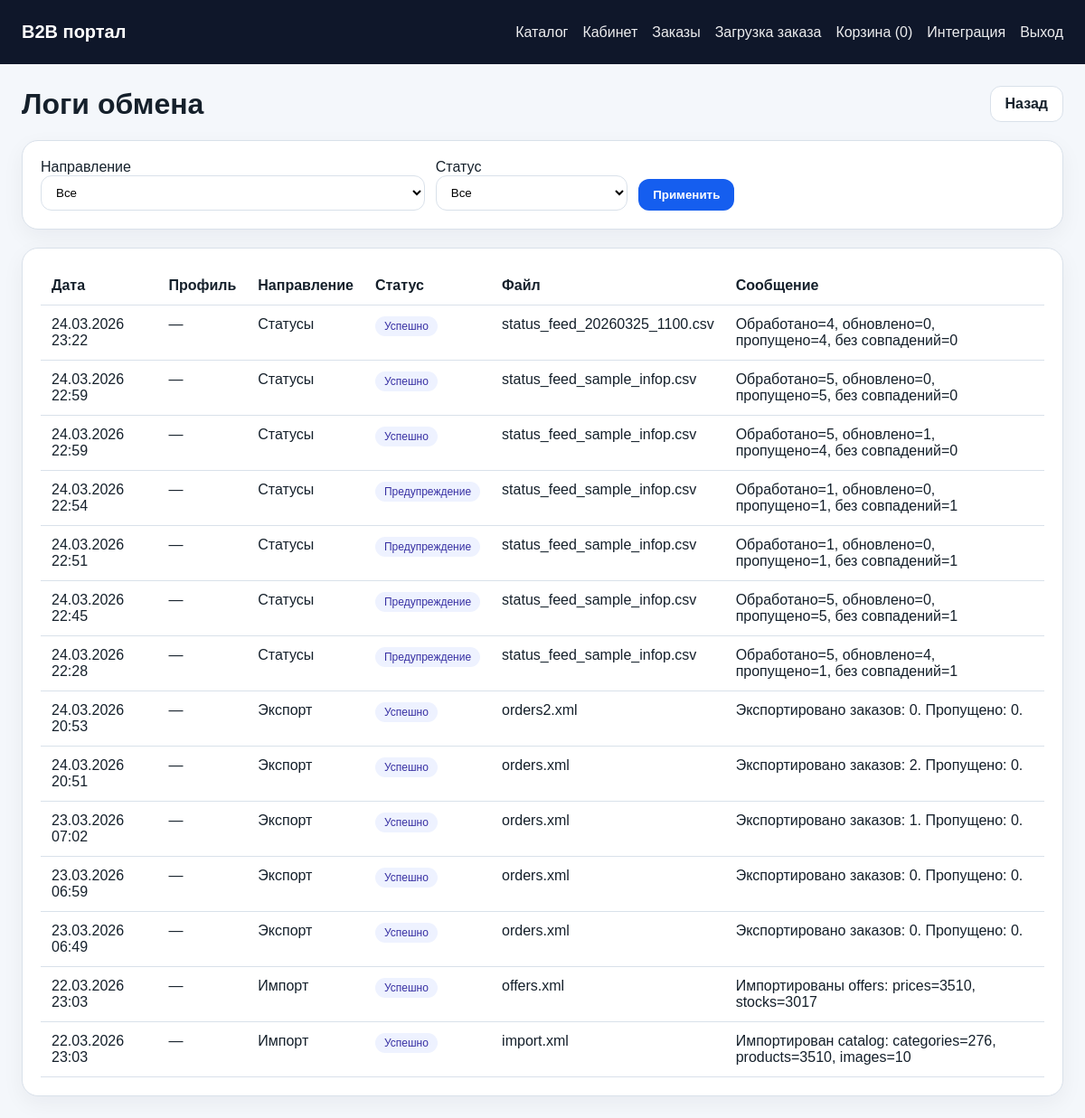
Page /integrations/logs/ (signed in) on the earlier database version.
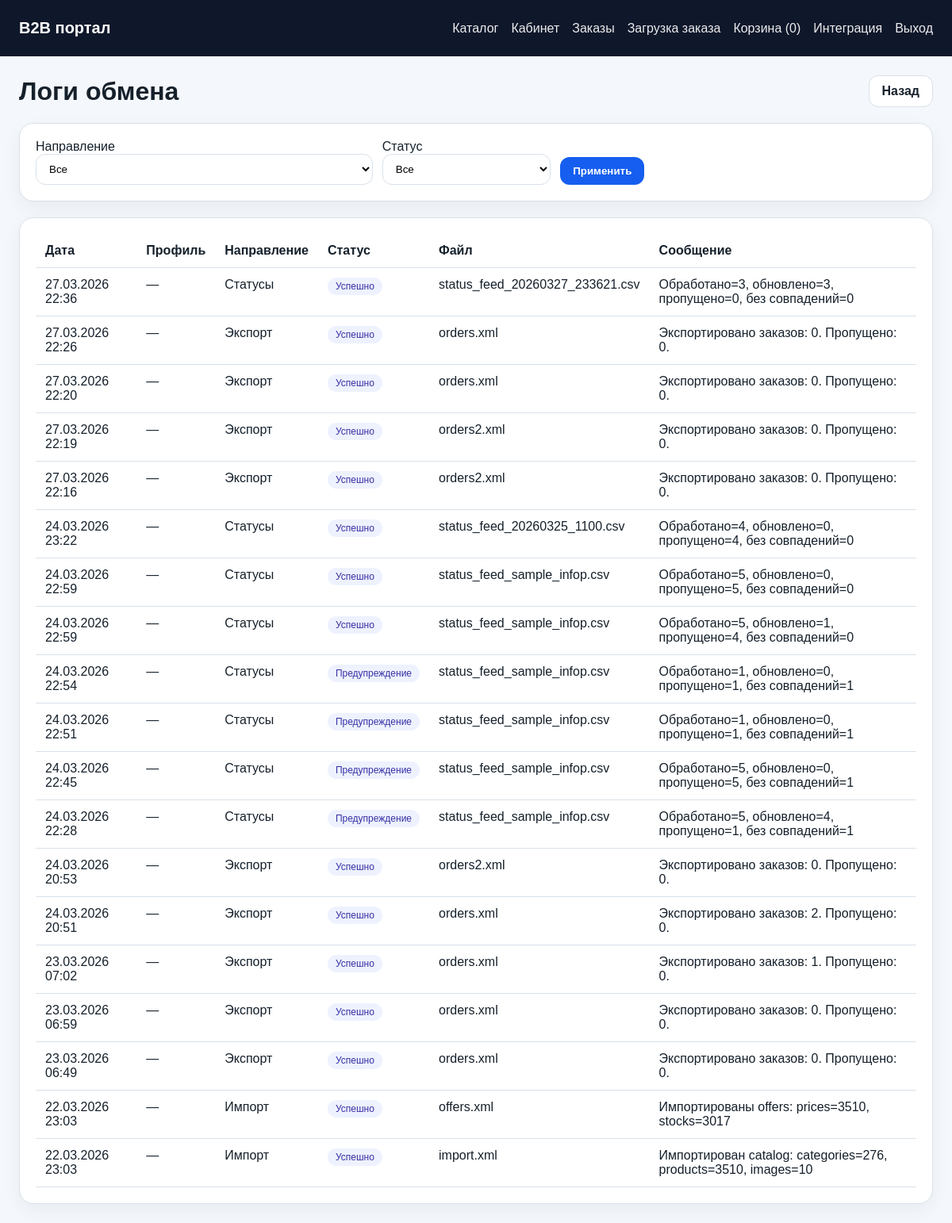
Same page on the later database version.
### apps/integrations/models.py (models this page shows, shortened)
class ExchangeLog(models.Model):
    DIRECTION_CHOICES = [('import', 'Импорт'), ('export', 'Экспорт'), ('status', 'Статусы'), ('system', 'Система')]
    STATUS_CHOICES = [('ok', 'Успешно'), ('warning', 'Предупреждение'), ('error', 'Ошибка')]
    profile = models.ForeignKey(
        IntegrationProfile,
        verbose_name='Профиль',
        on_delete=models.SET_NULL,
        blank=True,
        null=True,
        related_name='logs',
    )
    batch = models.ForeignKey(
        ExchangeBatch,
        verbose_name='Пакет',
        on_delete=models.SET_NULL,
        blank=True,
        null=True,
        related_name='logs',
    )
    direction = models.CharField('Направление', max_length=16, choices=DIRECTION_CHOICES)
    source = models.CharField('Источник', max_length=255)
    file_name = models.CharField('Файл', max_length=500, blank=True)
    status = models.CharField('Статус', max_length=16, choices=STATUS_CHOICES)
    message = models.TextField('Сообщение')
    payload_excerpt = models.TextField('Фрагмент', blank=True)
    started_at = models.DateTimeField('Начало', blank=True, null=True)
    finished_at = models.DateTimeField('Окончание', blank=True, null=True)
    created_at = models.DateTimeField('Создано', auto_now_add=True)
    class Meta:
        verbose_name = 'Лог обмена'
        verbose_name_plural = 'Логи обмена'
        ordering = ['-created_at']

### apps/portal/views.py (the view)
# urls.py: path('integrations/logs/', views.exchange_log_list, name='exchange-log-list'),
@staff_member_required
def exchange_log_list(request):
    qs = ExchangeLog.objects.select_related('profile').all()
    status = request.GET.get('status', '').strip()
    direction = request.GET.get('direction', '').strip()
    if status:
        qs = qs.filter(status=status)
    if direction:
        qs = qs.filter(direction=direction)
    return render(request, 'portal/exchange_log_list.html', {
        'logs': qs[:200],
        'status_filter': status,
        'direction_filter': direction,
    })

### apps/portal/cart.py (called while the page is built)
    def count(self):
        return len(self.data)

### apps/portal/context_processors.py (called while the page is built)
def portal_context(request):
    cart = SessionCart(request)
    profile = getattr(getattr(request, 'user', None), 'company_profile', None)
    return {
        'portal_cart_count': cart.count(),
        'portal_company': getattr(profile, 'company', None),
    }

### templates/portal/exchange_log_list.html (shortened to what this page needs)
{% extends "base.html" %}
{% block content %}
<div class="between" style="margin-bottom:20px;">
    <h1 style="margin:0;">Логи обмена</h1>
    <a class="button secondary" href="{% url 'portal:integration-dashboard' %}">Назад</a>
</div>
<div class="card" style="margin-bottom:20px;">
    <form method="get" class="filters">
        <div>
            <label for="direction">Направление</label>
            <select name="direction" id="direction">
                <option value="">Все</option>
            </select>
        </div>
        <div>
            <label for="status">Статус</label>
            <select name="status" id="status">
                <option value="">Все</option>
            </select>
        </div>
        <div style="align-self:end;">
            <button type="submit">Применить</button>
        </div>
    </form>
</div>
<div class="card">
    <table>
        <thead>
            <tr>
                <th>Дата</th>
                <th>Профиль</th>
                <th>Направление</th>
                <th>Статус</th>
                <th>Файл</th>
                <th>Сообщение</th>
            </tr>
        </thead>
        <tbody>
        {% for log in logs %}
            <tr>
                <td>{{ log.created_at|date:"d.m.Y H:i" }}</td>
                <td>{{ log.profile|default:"—" }}</td>
                <td>{{ log.get_direction_display }}</td>
                <td><span class="pill">{{ log.get_status_display }}</span></td>
                <td>{{ log.file_name|default:"—" }}</td>
                <td>{{ log.message }}</td>
            </tr>
        {% empty %}
            <tr><td colspan="6" class="muted">По выбранным фильтрам ничего нет.</td></tr>
        {% endfor %}
        </tbody>
    </table>
</div>
{% endblock %}

Differences in the rows shown:
added ExchangeLog: created_at "27.03.2026 22:36", profile "—", direction "Статусы", status "Успешно", file_name "status_feed_20260327_233621.csv", message "Обработано=3, обновлено=3, пропущено=0, без совпадений=0"
added ExchangeLog: created_at "27.03.2026 22:26", profile "—", direction "Экспорт", status "Успешно", file_name "orders.xml", message "Экспортировано заказов: 0. Пропущено: 0."
added ExchangeLog: created_at "27.03.2026 22:20", profile "—", direction "Экспорт", status "Успешно", file_name "orders.xml", message "Экспортировано заказов: 0. Пропущено: 0."
added ExchangeLog: created_at "27.03.2026 22:19", profile "—", direction "Экспорт", status "Успешно", file_name "orders2.xml", message "Экспортировано заказов: 0. Пропущено: 0."
added ExchangeLog: created_at "27.03.2026 22:16", profile "—", direction "Экспорт", status "Успешно", file_name "orders2.xml", message "Экспортировано заказов: 0. Пропущено: 0."
